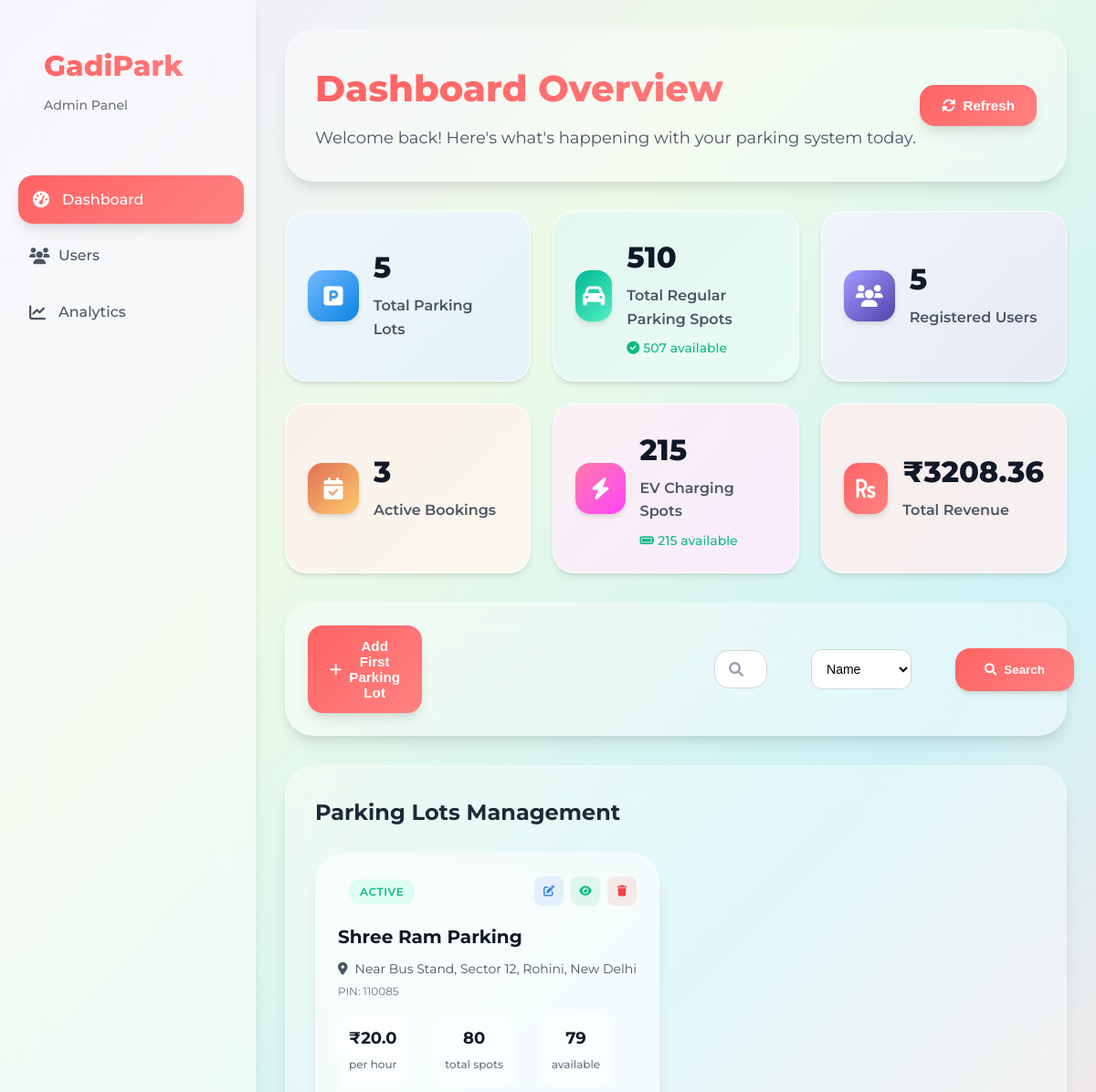
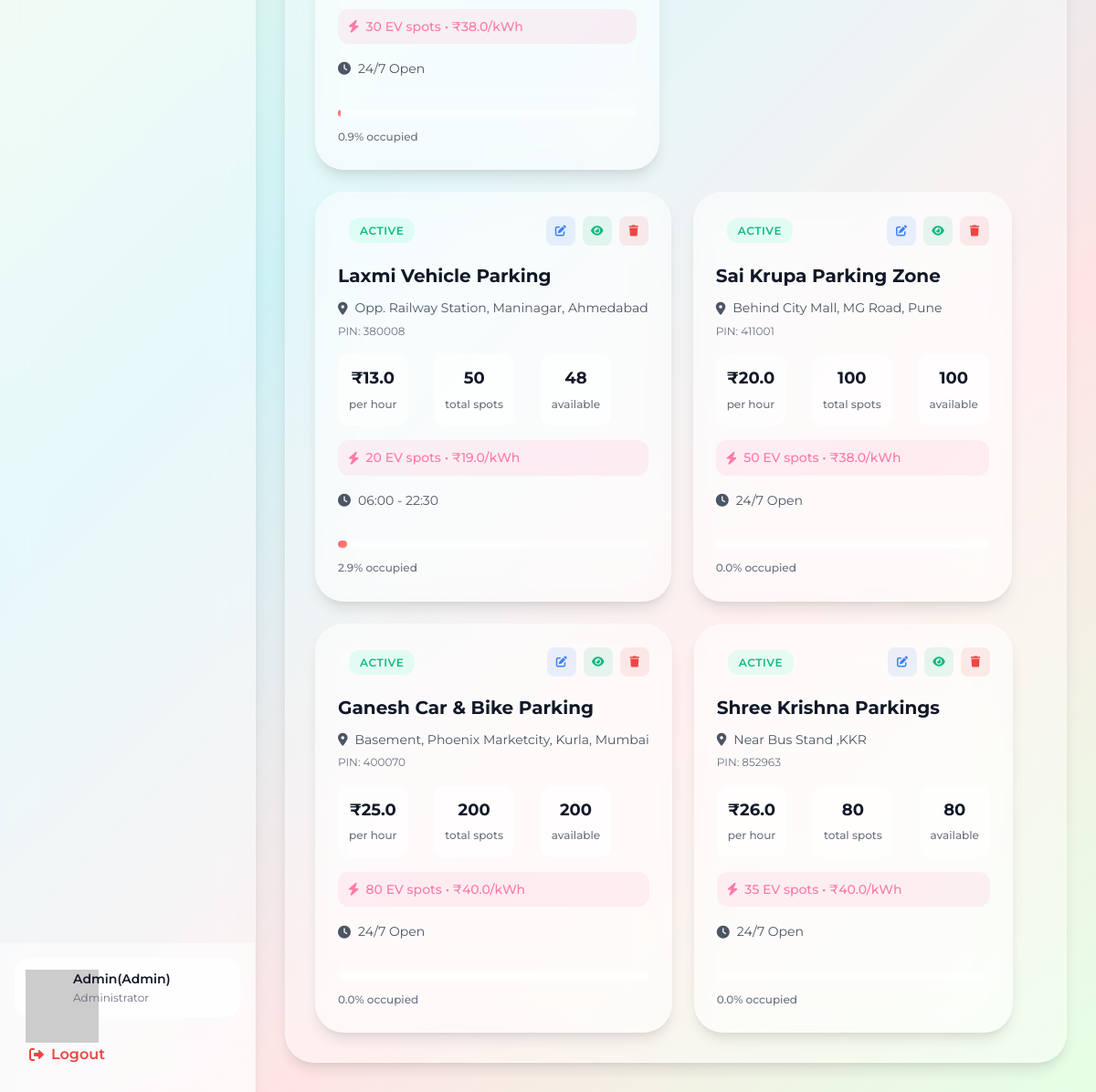
The app's page /admin_dashboard (signed in), older data (2 pictures, top to bottom).
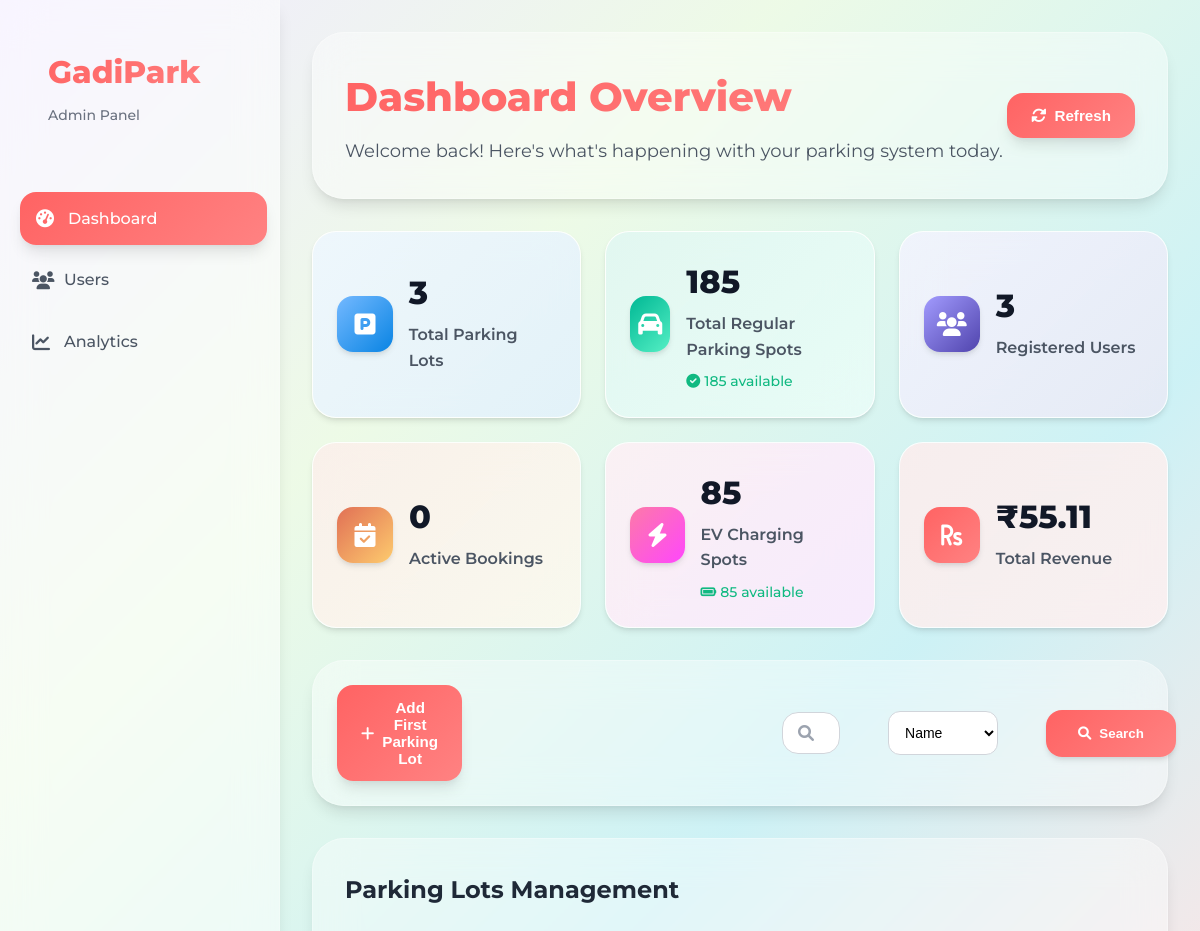
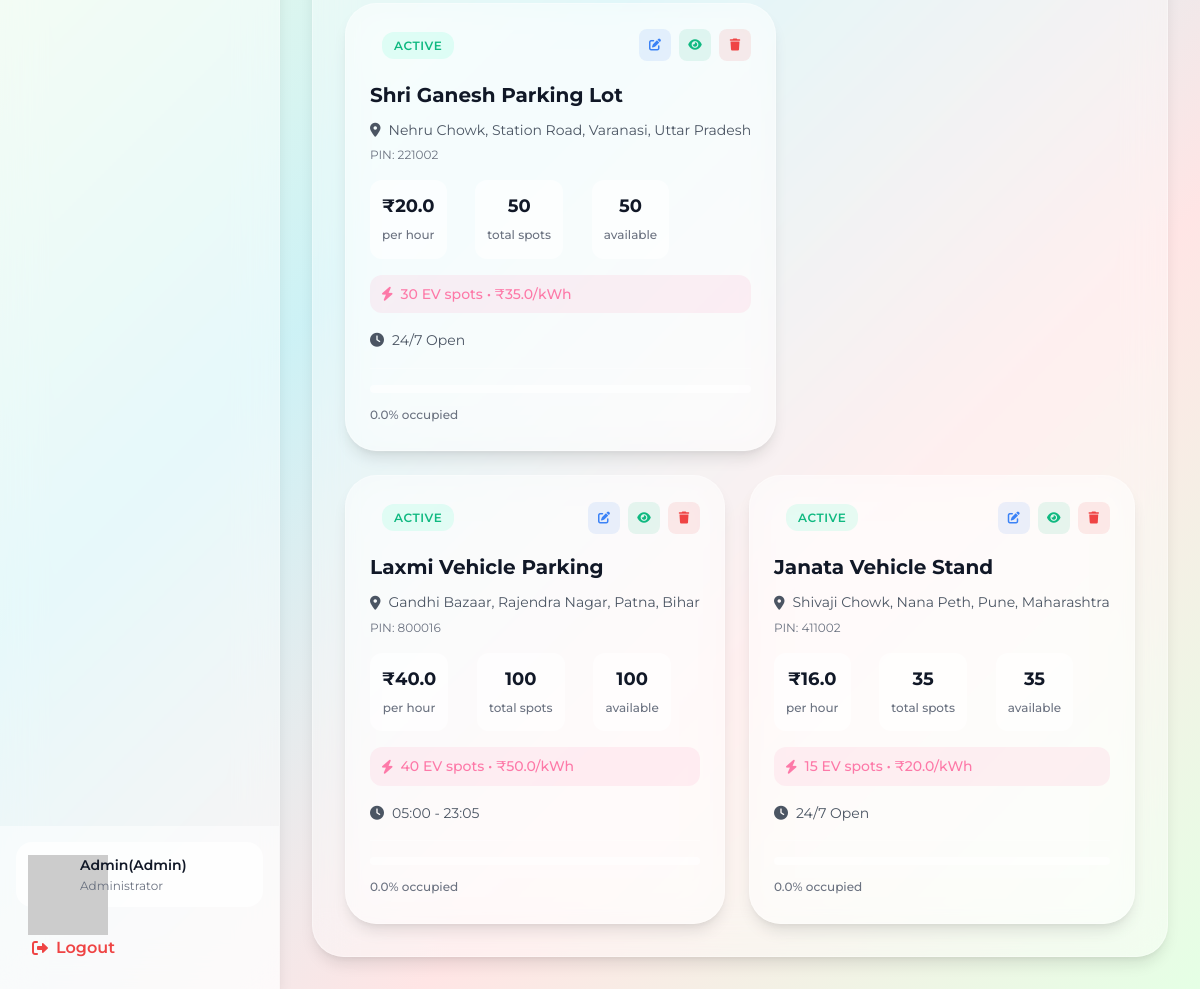
The same page, newer data (2 pictures, top to bottom).
### models/user.py (models this page shows, shortened)
class User(db.Model):
    __tablename__ = 'users'
    id=db.Column(db.Integer,primary_key=True)
    username=db.Column(db.String(80),unique=True,nullable=False)
    password_hash=db.Column(db.String(128),nullable=False)
    full_name=db.Column(db.String(80),nullable=True)
    is_admin=db.Column(db.Boolean,default=False)
    wallet_balance=db.Column(db.Float,default=0.00)
    total_parkings=db.Column(db.Integer,default=0)
    total_spendings=db.Column(db.Float,default=0)
    registration_date=db.Column(db.DateTime,default=db.func.current_timestamp())

### models/parking_lot.py (models this page shows, shortened)
class ParkingLot(db.Model):
    __tablename__ = 'parking_lots'
    id = db.Column(db.Integer, primary_key=True)
    name= db.Column(db.String(80), unique=True, nullable=False)
    address = db.Column(db.String(200), nullable=False)
    pincode = db.Column(db.String(10), nullable=False)
    hourly_rate = db.Column(db.Float, nullable=False)
    total_spots = db.Column(db.Integer, nullable=False)
    occupied_regular_spots = db.Column(db.Integer, default=0)
    occupied_ev_spots = db.Column(db.Integer, default=0)
    ev_spots = db.Column(db.Integer, default=0)
    ev_charging_rate = db.Column(db.Float, nullable=True)
    opening_time = db.Column(db.String(10), nullable=True)
    closing_time = db.Column(db.String(10), nullable=True)
    is_24_hours = db.Column(db.Boolean, default=False)
    description = db.Column(db.String(200), nullable=True)

### routes/admin.py (the view, shortened to what this page needs)
@admin_bp.route('/admin_dashboard')
@login_required
@admin_required
def admin_dashboard():
    lots=ParkingLot.query.all()
    user = User.query.get(session.get('user_id'))
    spots=ParkingSpot.query.all()
    t_lots=lots
    search=request.args.get('search','').strip()
    search_filter=request.args.get('search_filter')
    if search_filter == 'name':
        lots=ParkingLot.query.filter(ParkingLot.name.ilike(f'%{search}%'))
    if search_filter == 'location':
        lots=ParkingLot.query.filter(ParkingLot.address.ilike(f'%{search}%'))
    if search_filter == 'pincode':
        lots=ParkingLot.query.filter(ParkingLot.pincode.ilike(f'%{search}%'))
    lot_id=request.args.get('lot_id')
    def spots_count(is_ev):
        return ParkingSpot.query.filter_by(is_ev_spot=is_ev).count()
    total_regular_available_spots=ParkingSpot.query.filter_by(status='available',is_ev_spot=0).count()
    total_ev_available_spots=ParkingSpot.query.filter_by(status='available',is_ev_spot=1).count()
    total_regular_spots=spots_count(0)
    total_ev_spots=spots_count(1)
    bookings=Booking.query.all()
    bookings_lot_id=[]
    for b in bookings:
        bookings_lot_id.append(b.lot_id)
    active_bookings=Booking.query.count()
    total_users=User.query.count() - 1
    lot = None
    if lot_id:
        lot=ParkingLot.query.filter_by(id=lot_id).first()
    history=History.query.all()
    total_revenue=0
    for h in history:
        total_revenue+=h.total_amount_paid
    return render_template('admin_dashboard.html',lots=lots,lot=lot,user=user,spots=spots,total_regular_available_spots=total_regular_available_spots,total_users=total_users,total_ev_available_spots=total_ev_available_spots,total_regular_spots=total_regular_spots,total_ev_spots=total_ev_spots,active_bookings=active_bookings,total_revenue=total_revenue,t_lots=t_lots,bookings_lot_id=bookings_lot_id)

### Templates/admin_dashboard.html (shortened to what this page needs)
{%extends "base.html" %}
{%block style%}
<link rel="stylesheet" href="{{url_for('static',filename='css/admin_dashboard.css')}}">
<link rel="stylesheet" href="{{url_for('static',filename='css/modal.css')}}">
{%endblock%}
{%block content %}
    <div class="dashboard-container">
        {% include 'admin_sidebar.html' %}
        <div class="main-content">
            <div class="content-header bg">
                <div class="header-left">
                    <h1>Dashboard Overview</h1>
                    <p>Welcome back! Here's what's happening with your parking system today.</p>
                </div>
                <div class="header-right">
                    <a href="{{url_for('admin.admin_dashboard')}}">
                        <button class="btn-style" onclick="location.reload()">
                            <i class="fas fa-sync-alt"></i>
                            Refresh
                        </button>
                    </a>
                </div>
            </div>
            <div class="grid-section">
                <div class="grid-card primary">
                    <div class="grid-icon">
                        <i class="fa-solid fa-square-parking"></i>
                    </div>
                    <div class="grid-content">
                        <h3>{{t_lots|length}}</h3>
                        <p>Total Parking Lots</p>
                    </div>
                </div>
                <div class="grid-card success">
                    <div class="grid-icon">
                        <i class="fas fa-car"></i>
                    </div>
                    <div class="grid-content">
                        <h3>{{total_regular_spots}}</h3>
                        <p>Total Regular Parking Spots</p>
                        <span class="grid-change positive">
                            <i class="fas fa-check-circle"></i>
                            {{total_regular_available_spots}} available
                        </span>
                    </div>
                </div>
                <div class="grid-card info">
                    <div class="grid-icon">
                        <i class="fas fa-users"></i>
                    </div>
                    <div class="grid-content">
                        <h3>{{total_users}}</h3>
                        <p>Registered Users</p>
                    </div>
                </div>
                <div class="grid-card warning">
                    <div class="grid-icon">
                        <i class="fas fa-calendar-check"></i>
                    </div>
                    <div class="grid-content">
                        <h3>{{active_bookings}}</h3>
                        <p>Active Bookings</p>
                    </div>
                </div>
                <div class="grid-card electric">
                    <div class="grid-icon">
                        <i class="fas fa-bolt"></i>
                    </div>
                    <div class="grid-content">
                        <h3>{{total_ev_spots}}</h3>
                        <p>EV Charging Spots</p>
                        <span class="grid-change positive">
                            <i class="fas fa-battery-full"></i>
                            {{total_ev_available_spots }} available
                        </span>
                    </div>
                </div>
                <div class="grid-card revenue">
                    <div class="grid-icon">
                        <i class="fas fa-rupee-sign"></i>
                    </div>
                    <div class="grid-content">
                        <h3>₹{{"%.2f"|format(total_revenue)}}</h3>
                        <p>Total Revenue</p>
                    </div>
                </div>
            </div>
            <div class="search-section bg " id="search-section">
                <button class="btn-style" id="add_parking_lot">
                    <i class="fas fa-plus"></i>
                        Add First Parking Lot
                </button>
                <form action="{{url_for('admin.admin_dashboard')}}" method="get">
                    <div class="search-container" id="search-container">
                        <div class="search-box">
                            <i class="fas fa-search"></i>
                            <input type="search" required name="search" placeholder="Search parking lots,...">
                        </div>
                        <div class="filter-controls">
                            <select name="search_filter" >
                                <option value="name">Name</option>
                            </select>
                        </div>
                        <button type="submit" class="search-btn" id="search-btn">
                            <i class="fas fa-search"></i>
                            Search
                        </button>
                    </div>
                </form>
            </div>
            <div class="parking-lots-section bg">
                <div class="parking-header">
                    <h2>Parking Lots Management</h2>
                </div>
                <div class="parking-lots-card-container">
                    {% for lot in lots %}
                    <div class="parking-lot-card bg">
                        <div class="card-header">
                            <div class="lot-status">
                                {% if lot.total_spots + lot.ev_spots == lot.occupied_regular_spots + lot.occupied_ev_spots %}
                                    <div class="full lot-status">
                                        Full
                                    </div>
                                {% else %}
                                    <div class="active lot-status">
                                        Active
                                    </div>
                                {% endif %}
                            </div>
                            <div class="card-actions">
                                <a href="{{ url_for('admin.admin_dashboard', lot_id=lot.id) }}"
                                   class="action-btn edit-lot ">
                                    <i class="fas fa-edit edit-lot"></i>
                                </a>
                                <form action="{{url_for('parking.view_details')}}" method="post">
                                    <button class="action-btn view"><i class="fas fa-eye"></i></button>
                                </form>
                                <a href="{{ url_for('parking.delete_lot', lot_id=lot.id) }}"
                                   class="action-btn delete"
                                   onclick="return confirm('Are you sure you want to delete this parking lot?')">
                                    <i class="fas fa-trash"></i>
                                </a>
                            </div>
                        </div>
                        <div class="card-content">
                            <h3>{{ lot.name }}</h3>
                            <p class="lot-address">
                                <i class="fas fa-map-marker-alt"></i>
                                {{ lot.address }}
                            </p>
                            <p class="lot-pincode">PIN: {{ lot.pincode }}</p>
                            <div class="lot-stats">
                                <div class="stat">
                                    <span class="stat-value">₹{{ lot.hourly_rate }}</span>
                                    <span class="stat-label">per hour</span>
                                </div>
                                <div class="stat">
                                    <span class="stat-value">{{ lot.total_spots }}</span>
                                    <span class="stat-label">total spots</span>
                                </div>
                                <div class="stat">
                                    <span class="stat-value">{{ lot.total_spots-lot.occupied_regular_spots}}</span>
                                    <span class="stat-label">available</span>
                                </div>
                            </div>
                            {% if lot.ev_spots > 0 %}
                            <div class="ev-info">
                                <i class="fas fa-bolt"></i>
                                <span>{{ lot.ev_spots }} EV spots • ₹{{ lot.ev_charging_rate }}/kWh</span>
                            </div>
                            {% endif %}
                            <div class="lot-hours">
                                {% if lot.is_24_hours %}
                                    <i class="fas fa-clock"></i>
                                    <span>24/7 Open</span>
                                {% else %}
                                    <i class="fas fa-clock"></i>
                                    <span>{{ lot.opening_time }} - {{ lot.closing_time }}</span>
                                {% endif %}
                            </div>
                        </div>
                        <div class="card-footer">
                            <div class="occupancy-bar">
                                <div class="occupancy-fill" style="width: {{ ((lot.occupied_regular_spots + lot.occupied_ev_spots) / (lot.total_spots + lot.ev_spots) * 100) if (lot.total_spots + lot.ev_spots) > 0 else 0 }}%">
                                </div>
                            </div>
                            <span class="occupancy-text">
                                {{ (((lot.occupied_regular_spots + lot.occupied_ev_spots) /(lot.total_spots + lot.ev_spots) * 100) | round(1)) if (lot.total_spots + lot.ev_spots) > 0 else 0 }}% occupied
                            </span>
                        </div>
                    </div>
                    {% endfor %}
                </div>
            </div>
        </div>
    </div>
{%endblock%}

### Templates/base.html (shortened to what this page needs)
<!DOCTYPE html>
<html lang="en">
<head>
    <link rel="stylesheet" href="https://cdnjs.cloudflare.com/ajax/libs/font-awesome/6.0.0/css/all.min.css">
    <link rel="stylesheet" href="{{url_for('static',filename='css/base.css')}}">
    {%block style %}{%endblock%}
</head>
<body>
    {% block content %}
    {% endblock %}
</body>
</html>

### Templates/admin_sidebar.html
{%extends "base.html" %}
{%block style%}
<link rel="stylesheet" href="{{url_for('static',filename='css/admin_sidebar.css')}}">
{%endblock%}
{%block content %}
{% set current_path = request.path %}
<div class="sidebar">
    <div class="sidebar-header">
        <div class="logo">
            <h2>GadiPark</h2>
            <span>Admin Panel</span>
        </div>
    </div>
    <nav class="sidebar-nav">
        <a href="{{url_for('admin.admin_dashboard')}}" class="nav-item {% if current_path == url_for('admin.admin_dashboard') %}active{% endif %}">
            <i class="fas fa-tachometer-alt"></i>
            <span>Dashboard</span>
        </a>
        <a href="{{url_for('admin.users_summery')}}" class="nav-item {%if current_path == url_for('admin.users_summery') %}active{% endif %}">
            <i class="fas fa-users"></i>
            <span>Users</span>
        </a>
        <a href="{{url_for('admin.admin_charts')}}" class="nav-item {%if current_path == url_for('admin.admin_charts') %}active{% endif %} ">
            <i class="fas fa-chart-line"></i>
            <span>Analytics</span>
        </a>
    </nav>
    <div class="sidebar-footer">
        <a href="{{url_for('profile.profile')}}">
            <div class="admin-profile">
                <div class="profile-pic">
                <img src="https://api.dicebear.com/9.x/open-peeps/svg?seed={{ username }}&backgroundColor=transparent&radius=50"alt="Profile Avatar"class="profile-avatar"/>
                </div>
                <div class="profile-info">
                    <span class="profile-name">{{user.full_name}}(Admin)</span>
                    <span class="profile-role">Administrator</span>
                </div>
            </div>
        </a>
        <a href="{{url_for('auth.logout')}}" class="logout-btn">
            <i class="fas fa-sign-out-alt"></i>
            <span>Logout</span>
        </a>
    </div>
</div>
{%endblock%}

Row changes from the older to the newer data that the page shows:
removed ParkingLot: shows "ACTIVE", name "Ganesh Car & Bike Parking", address "Basement, Phoenix Marketcity, Kurla, Mumbai", pincode "400070", hourly_rate "25.0", total_spots "200", lot.total_spots-lot.occupied_regular_spots "200", ev_spots "80", ev_charging_rate "40.0", is_24_hours True (drawn), total_spots+ev_spots+occupied_regular_spots "0.0"
removed ParkingLot: shows "ACTIVE", name "Shree Krishna Parkings", address "Near Bus Stand ,KKR", pincode "852963", hourly_rate "26.0", total_spots "80", lot.total_spots-lot.occupied_regular_spots "80", ev_spots "35", ev_charging_rate "40.0", is_24_hours True (drawn), total_spots+ev_spots+occupied_regular_spots "0.0"
changed ParkingLot: name "Shree Ram Parking" → "Shri Ganesh Parking Lot"; address "Near Bus Stand, Sector 12, Rohini, New Delhi" → "Nehru Chowk, Station Road, Varanasi, Uttar Pradesh"; pincode "110085" → "221002"; total_spots "80" → "50"; lot.total_spots-lot.occupied_regular_spots "79" → "50"; ev_charging_rate "38.0" → "35.0"; total_spots+ev_spots+occupied_regular_spots "0.9" → "0.0"
changed ParkingLot "Laxmi Vehicle Parking": address "Opp. Railway Station, Maninagar, Ahmedabad" → "Gandhi Bazaar, Rajendra Nagar, Patna, Bihar"; pincode "380008" → "800016"; hourly_rate "13.0" → "40.0"; total_spots "50" → "100"; lot.total_spots-lot.occupied_regular_spots "48" → "100"; ev_spots "20" → "40"; ev_charging_rate "19.0" → "50.0"; opening_time "06:00" → "05:00"; closing_time "22:30" → "23:05"; total_spots+ev_spots+occupied_regular_spots "2.9" → "0.0"
changed ParkingLot: name "Sai Krupa Parking Zone" → "Janata Vehicle Stand"; address "Behind City Mall, MG Road, Pune" → "Shivaji Chowk, Nana Peth, Pune, Maharashtra"; pincode "411001" → "411002"; hourly_rate "20.0" → "16.0"; total_spots "100" → "35"; lot.total_spots-lot.occupied_regular_spots "100" → "35"; ev_spots "50" → "15"; ev_charging_rate "38.0" → "20.0"
Text that changed along with them:
{{ t_lots|length }}: "5" → "3"
{{ total_regular_spots }}: "510" → "185"
{{ total_regular_available_spots }}: "507" → "185"
{{ total_users }}: "5" → "3"
{{ active_bookings }}: "3" → "0"
{{ total_ev_spots }}: "215" → "85"
{{ total_ev_available_spots }}: "215" → "85"
{{ "%.2f"|format(total_revenue) }}: "3208.36" → "55.11"
